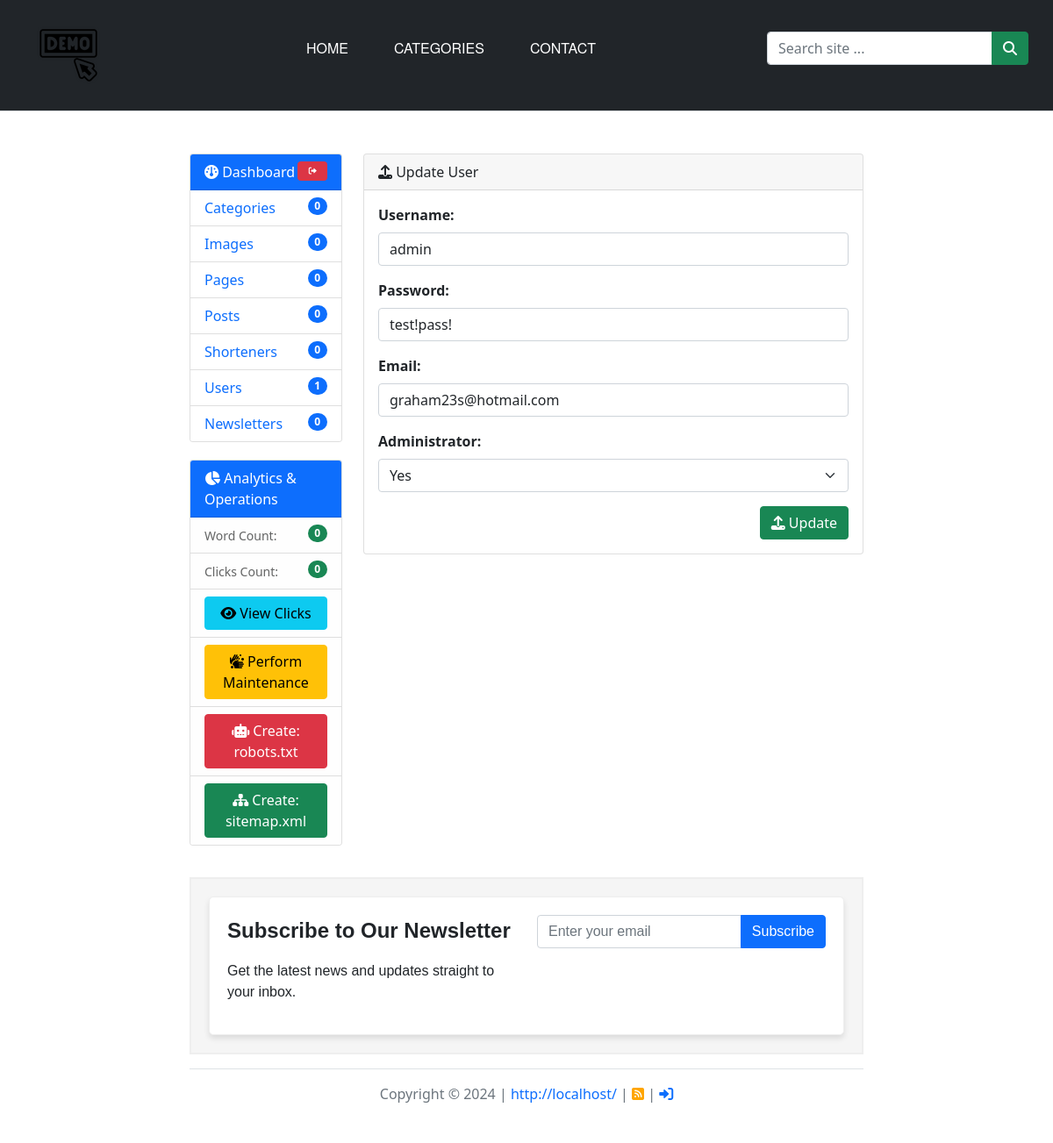
Page /edit-user.php?userId=2 (signed in) on the committed database.
### tables this page shows
CREATE TABLE `members` (
  `member_id` bigint(20) NOT NULL,
  `member_username` varchar(50) NOT NULL,
  `member_password` varchar(50) NOT NULL,
  `member_password_md5` varchar(32) NOT NULL,
  `member_email` varchar(50) NOT NULL,
  `member_is_admin` enum('no','yes') NOT NULL,
  `member_date` timestamp NOT NULL DEFAULT CURRENT_TIMESTAMP
);

### includes/inc-DB.php (called while the page is built, shortened)
<?php
class DB
{
    private static $instance;
    public static function getInstance() {
        if(is_null(self::$instance)) {
            self::$instance = new DB();
        }
        return self::$instance;
    }
    private $pdo;
    private function __construct() {
        try {
            $this->pdo = new PDO(
                sprintf('%s:host=%s;dbname=%s',
                    DRIVER,
                    HOST,
                    DATA
                ),
                USER,
                PASS,
                array(
                    PDO::MYSQL_ATTR_USE_BUFFERED_QUERY => true,
                    PDO::ATTR_ERRMODE => PDO::ERRMODE_EXCEPTION,
                    PDO::MYSQL_ATTR_INIT_COMMAND => 'SET NAMES utf8mb4; SET CHARACTER SET utf8mb4;'
                )
            );
        } catch(Exception $ex) {
            throw new Exception('Cannot connect to the database.');
        }
    }
    public function select($query, array $params = [], $fetchType = PDO::FETCH_ASSOC) {
        $normParams = $this->normalizeParams($params);
        $command = $this->pdo->prepare($query);
        foreach($normParams as $paramName => $paramValue) {
            if(is_array($paramValue)
                    && isset($paramValue['type'])
                    && isset($paramValue['value'])) {
                $command->bindValue($paramName, $paramValue['value'], $paramValue['type']);
            } else {
                $command->bindValue($paramName, $paramValue);
            }
        }
        if(!$command->execute()) {
            throw new Exception('DB::select(): Can\'t execute query.');
        }
        return $command->fetchAll($fetchType);
    }
    public function selectValues($query, array $params = [], $fetchType = PDO::FETCH_ASSOC) {
        $row = $this->selectOne($query, $params, $fetchType);
        if(empty($row)) {
            throw new Exception('DB::selectValues(): No values selected.');
        } else {
            return $row;
        }
    }
    public function selectOne($query, array $params = [], $fetchType = PDO::FETCH_ASSOC) {
        $rows = $this->select($query, $params, $fetchType);
        return array_shift($rows);
    }
    protected function normalizeParams(array $params = []) {
        $normParams = [];
        foreach($params as $paramKey => $paramValue) {
            $normParams[(strlen($paramKey) && (':' === $paramKey[0]))? $paramKey: ':' . $paramKey] = $paramValue;
        }
        return $normParams;
    }
}

### edit-user.php (the view, shortened to what this page needs)
<?php
    include($_SERVER['DOCUMENT_ROOT'] . "/includes/inc-header.php");
?>
<main>
	<div class="row">
		<div class="col-md-3">
			<div class="card">
			<?php include($_SERVER['DOCUMENT_ROOT'] . "/includes/inc-dashboard.php"); ?>
			</div>
			<div class="card">
			<?php include($_SERVER['DOCUMENT_ROOT'] . "/includes/inc-dashboard-extended.php"); ?>
			</div>
		</div>
		<div class="col-md-9">
			<div class="card">
			  <div class="card-header"><i class="fas fa-upload"></i> Update User</div>
                <div class="card-body">
				<?php
				    $user = DB::getInstance()->selectValues("SELECT * FROM `members` WHERE `member_id`='{$_GET['userId']}'");
				?>
				<form action="edit-user.php?userId=<?= $_GET['userId']; ?>" method="post">
					<div class="mb-3">
						<label for="user_username" class="form-label"><strong>Username:</strong></label>
						<input type="text" class="form-control" id="user_username" name="user_username" value="<?= $user['member_username']; ?>" required>
					</div>
					<div class="mb-3">
						<label for="user_password" class="form-label"><strong>Password:</strong></label>
						<input type="text" class="form-control" id="user_password" name="user_password" value="<?= $user['member_password']; ?>" required>
					</div>
					<div class="mb-3">
						<label for="user_email" class="form-label"><strong>Email:</strong></label>
						<input type="email" class="form-control" id="user_email" name="user_email" value="<?= $user['member_email']; ?>" required>
					</div>
					<div class="mb-3">
					<label for="user_status" class="form-label"><strong>Administrator:</strong></label>
					<select id="user_status" name="user_status" class="form-select" required>
					  <?php
						  $admin = array("no" => "No", "yes" => "Yes");
						  foreach($admin as $key => $value) {
							  echo "<option value='{$key}' ";
							  if ($key == $user['member_is_admin']) {
								  echo " selected";
							  }
							  echo ">{$value}</option>";
						  }
					  ?>
					</select>
					</div>
					<button type="submit" name="submitEditUser" class="btn btn-success float-end"><i class="fas fa-upload"></i> Update</button>
				</form>
                </div>
			</div>
		</div>
	</div>
</main>
<?php
    include($_SERVER['DOCUMENT_ROOT'] . "/includes/inc-footer.php");
?>

### css/style.css (style rules this page uses)
.card { margin-bottom: 20px; }

### rows in the picture
members: user_username "admin", user_password "test!pass!", user_email "graham23s@hotmail.com", user_status "Yes"

### other values in the picture
doTableCount("categories") "0"
doTableCount("images") "0"
doTableCount("pages") "0"
doTableCount("posts") "0"
doTableCount("shorteners") "0"
doTableCount("members") "1"
doTableCount("newsletters") "0"
doTableCount("clicks") "0"
urlFull() "http://localhost/"
